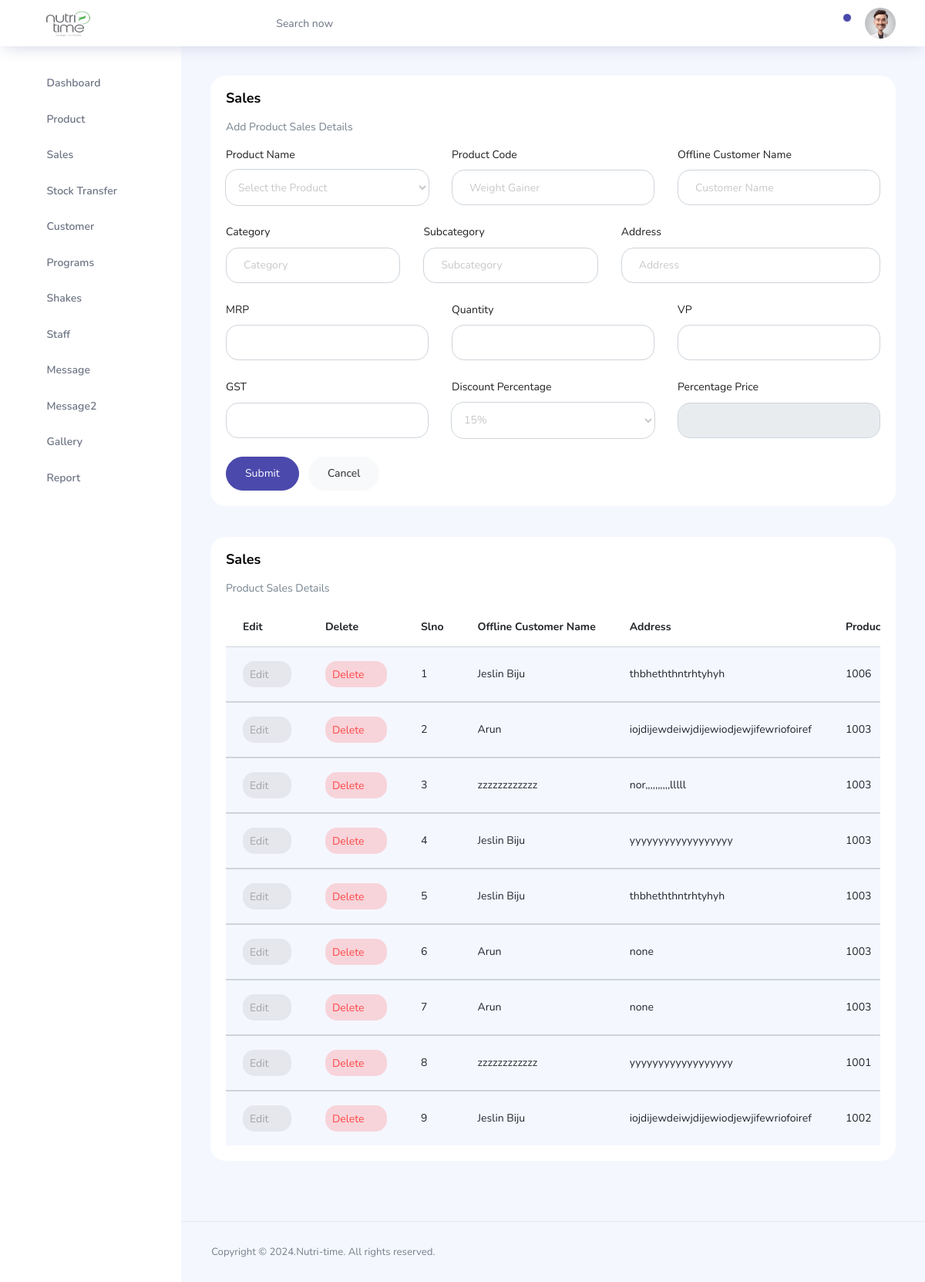
Page /Admin/pages/admin-sales.php (signed in) on the committed database.
### tables this page shows
CREATE TABLE `sales` (
  `sales_id` int(11) NOT NULL,
  `sales_proid` int(10) NOT NULL,
  `sales_procode` varchar(20) NOT NULL,
  `sales_proname` varchar(100) NOT NULL,
  `sales_procat` varchar(50) NOT NULL,
  `sales_prosubcat` varchar(50) NOT NULL,
  `sales_mrp` varchar(10) NOT NULL,
  `sales_quan` varchar(10) NOT NULL,
  `sales_curquan` varchar(10) NOT NULL,
  `sales_vp` varchar(20) NOT NULL,
  `sales_vptotal` varchar(10) NOT NULL,
  `sales_gst` varchar(10) NOT NULL,
  `sales_dis` varchar(10) NOT NULL,
  `sales_dispri` varchar(11) NOT NULL,
  `sales_cus` varchar(100) NOT NULL,
  `sales_address` varchar(100) NOT NULL,
  `sales_total` varchar(20) NOT NULL
);

### Admin/pages/admin-sales.php (the view, shortened to what this page needs)
<?php
include './connect.php';
$sale_procode1 = $sale_proname1 = $sale_vp1 = $sale_cus1 = $sale_procat1 = $sale_prosubcat1 = $sale_address1 = "";
?>
<!DOCTYPE html>
<html lang="en">
<head>
  <link rel="stylesheet" href="../vendors/feather/feather.css">
  <link rel="stylesheet" href="../vendors/ti-icons/css/themify-icons.css">
  <link rel="stylesheet" href="../vendors/css/vendor.bundle.base.css">
  <link rel="stylesheet" href="../vendors/select2/select2.min.css">
  <link rel="stylesheet" href="../vendors/select2-bootstrap-theme/select2-bootstrap.min.css">
  <link rel="stylesheet" href="../css/vertical-layout-light/style.css">
</head>
<body>
  <div class="container-scroller">
    <?php
    include './topbar.php';
    ?>
    <div class="main-panel">
      <div class="content-wrapper">
        <div class="row">
          <div class="col-12 grid-margin stretch-card">
            <div class="card">
              <div class="card-body">
                <h1 class="card-title">Sales</h1>
                <p class="card-description">Add Product Sales Details</p>
                <form method="post" class="forms-sample">
                  <div class="row">
                    <div class="col-lg col-md col-sm col-12">
                      <div class="form-group">
                        <label>Product Name</label>
                        <select class="form-control" style="border-radius: 16px;" name="proname" id="proname" onchange="updatePrice()">
                          <option selected>Select the Product</option>
                        </select>
                      </div>
                    </div>
                    <div class="col-lg col-md col-sm col-12">
                      <div class="form-group">
                        <label>Product Code</label>
                        <input type="text" class="form-control" style="border-radius: 16px;" placeholder="Weight Gainer" name="procode" id="procode" value="<?php echo $sale_procode1; ?>" required>
                      </div>
                    </div>
                    <div class="col-lg col-md col-sm col-12">
                      <div class="form-group">
                        <label>Offline Customer Name</label>
                        <input type="text" class="form-control" style="border-radius: 16px;" placeholder="Customer Name" name="provend" value="<?php echo $sale_cus1; ?>" required>
                      </div>
                    </div>
                  </div>
                  <div class="row">
                    <div class="col">
                      <div class="form-group">
                        <label>Category</label>
                        <input type="text" class="form-control" style="border-radius: 16px;" placeholder="Category" name="procat" id="procat" value="<?php echo $sale_procat1; ?>" required>
                      </div>
                    </div>
                    <div class="col">
                      <div class="form-group">
                        <label>Subcategory</label>
                        <input type="text" class="form-control" style="border-radius: 16px;" placeholder="Subcategory" name="prosubcat" id="prosubcat" value="<?php echo $sale_prosubcat1; ?>" required>
                      </div>
                    </div>
                    <div class="col-5">
                      <div class="form-group">
                        <label>Address</label>
                        <input type="text" class="form-control" style="border-radius: 16px;" placeholder="Address" name="proaddress" value="<?php echo $sale_address1; ?>" required>
                      </div>
                    </div>
                  </div>
                  <div class="row">
                    <div class="col">
                      <div class="form-group">
                        <label>MRP</label>
                        <input type="number" class="form-control" style="border-radius: 16px;" name="promrp" id="promrp" value="<?php echo $sale_mrp1; ?>" required>
                      </div>
                    </div>
                    <div class="col">
                      <div class="form-group">
                        <label>Quantity</label>
                        <input type="number" class="form-control" style="border-radius: 16px;" name="proquant" id="procurqua" value="<?php echo $sale_quan1; ?>" required>
                      </div>
                    </div>
                    <div class="col">
                      <div class="form-group">
                        <label>VP</label>
                        <input type="text" class="form-control" style="border-radius: 16px;" name="provp" id="provp" value="<?php echo $sale_vp1; ?>" required>
                      </div>
                    </div>
                  </div>
                  <div class="row">
                    <div class="col">
                      <div class="form-group">
                        <label>GST</label>
                        <input type="number" class="form-control" style="border-radius: 16px;" name="progst" value="<?php echo $sale_gst1; ?>" required>
                      </div>
                    </div>
                    <div class="col">
                      <div class="form-group">
                        <label>Discount Percentage</label>
                        <select class="form-control" style="border-radius: 16px;" name="shdiscount" id="shdiscount" onchange="updateDiscount()">
                          <option value="pro_dis15">15%</option>
                        </select>
                      </div>
                    </div>
                    <div class="col">
                      <div class="form-group">
                        <label>Percentage Price</label>
                        <input type="number" class="form-control" style="border-radius: 16px;" name="properprice" id="properprice" readonly value="<?php echo $sale_dispri1; ?>" required>
                      </div>
                    </div>
                  </div>
                  <input type="submit" class="btn btn-primary mr-2 rounded-pill" name="submitp" value="Submit">
                  <button type="reset" class="btn btn-light rounded-pill">Cancel</button>
                </form>
              </div>
            </div>
          </div>
        </div>
        <div class="row ">
          <div class="col-lg-12 grid-margin stretch-card">
            <div class="card">
              <div class="card-body">
                <h4 class="card-title">Sales</h4>
                <div class="row">
                  <div class="col-md-9">
                    <p class="card-description">Product Sales Details</p>
                  </div>
                </div>
                <div class="table-responsive">
                  <table class="table table-striped">
                    <thead>
                      <tr>
                        <th>Edit</th>
                        <th>Delete</th>
                        <th>Slno</th>
                        <th>Offline Customer Name</th>
                        <th>Address</th>
                        <th>Product Code</th>
                      </tr>
                    </thead>
                    <?php
                    $sql = mysqli_query($conn, "SELECT * FROM sales ORDER BY sales_id ");
                    $serialNo = 1;
                    while ($row = mysqli_fetch_assoc($sql)) {
                      $sale_id = $row['sales_id'];
                      $sale_procode = $row['sales_procode'];
                      $sale_cus = $row['sales_cus'];
                      $sale_address = $row['sales_address'];
                    ?>
                      <tbody>
                        <tr>
                          <td>
                            <a href="admin-sales.php?sid=<?php echo $sale_id; ?>" class="btn btn-inverse-secondary btn-icon-text p-2">Edit<i class="ti-pencil-alt btn-icon-append"></i>
                            </a>
                          </td>
                          <td>
                            <a href="admin-sales.php?sd_id=<?php echo $sale_id; ?>" class="btn btn-inverse-danger btn-icon-text p-2">Delete<i class="ti-trash btn-icon-prepend"></i>
                            </a>
                          </td>
                          <td class="py-1"><?php echo $serialNo++; ?></td>
                          <td><?php echo $sale_cus; ?></td>
                          <td><?php echo $sale_address; ?></td>
                          <td class="py-1"><?php echo $sale_procode; ?></td>
                        </tr>
                      </tbody>
                    <?php
                    }
                    ?>
                  </table>
                </div>
              </div>
            </div>
          </div>
        </div>
      </div>
      <footer class="footer">
        <div class="d-sm-flex justify-content-center justify-content-sm-between">
          <span class="text-muted text-center text-sm-left d-block d-sm-inline-block">Copyright © 2024.Nutri-time. All rights reserved.</span>
        </div>
      </footer>
    </div>
  </div>
  </div>
</body>
</html>

### rows in the picture
sales: sales_cus "Jeslin Biju", sales_address "thbheththntrhtyhyh", sales_procode "1006"
sales: sales_cus "Arun", sales_address "iojdijewdeiwjdijewiodjewjifewriofoiref", sales_procode "1003"
sales: sales_cus "zzzzzzzzzzzz", sales_address "nor,,,,,,,,,,lllll", sales_procode "1003"
sales: sales_cus "Jeslin Biju", sales_address "yyyyyyyyyyyyyyyyyy", sales_procode "1003"
sales: sales_cus "Jeslin Biju", sales_address "thbheththntrhtyhyh", sales_procode "1003"
sales: sales_cus "Arun", sales_address "none", sales_procode "1003"
sales: sales_cus "Arun", sales_address "none", sales_procode "1003"
sales: sales_cus "zzzzzzzzzzzz", sales_address "yyyyyyyyyyyyyyyyyy", sales_procode "1001"
sales: sales_cus "Jeslin Biju", sales_address "iojdijewdeiwjdijewiodjewjifewriofoiref", sales_procode "1002"
